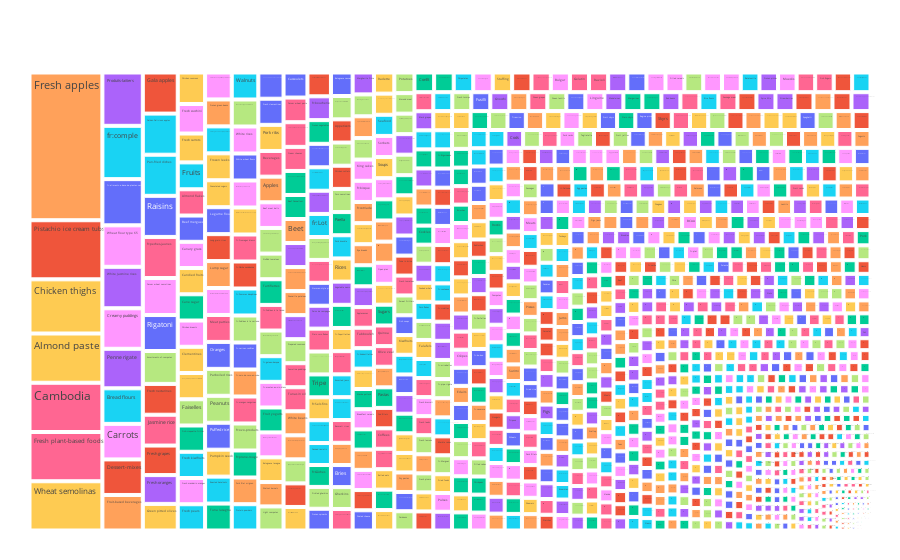

Here is the notebook cell this chart was saved with:
### Code cell
import plotly.express as px
fig = px.treemap(average_by_cat, path = ['main_category_en'], values='quantity',
                  color='main_category_en')
fig.update_layout(margin = dict(t=50, l=25, r=25, b=25))
fig.show()

### Figure 1 — Plotly figure (JSON) as saved in the notebook; plotly's stock layout.template omitted (floating-point values rounded to 4 significant figures; data arrays with more than 128 entries replaced by an {"elided": "..."} marker saying what was removed)
{"data": [{"branchvalues": "total", "customdata": {"elided": "1335x1 str values"}, "domain": {"x": [0, 1], "y": [0, 1]}, "hovertemplate": "labels=%{label}<br>quantity=%{value}<br>parent=%{parent}<br>id=%{id}<br>main_category_en=%{customdata[0]}<extra></extra>", "ids": {"elided": "1335 str values"}, "labels": {"elided": "1335 str values"}, "marker": {"colors": {"elided": "1335 str values"}}, "name": "", "parents": {"elided": "1335 str values"}, "type": "treemap", "values": {"elided": "1335 float values"}}], "layout": {"legend": {"tracegroupgap": 0}, "margin": {"b": 25, "l": 25, "r": 25, "t": 50}}}
